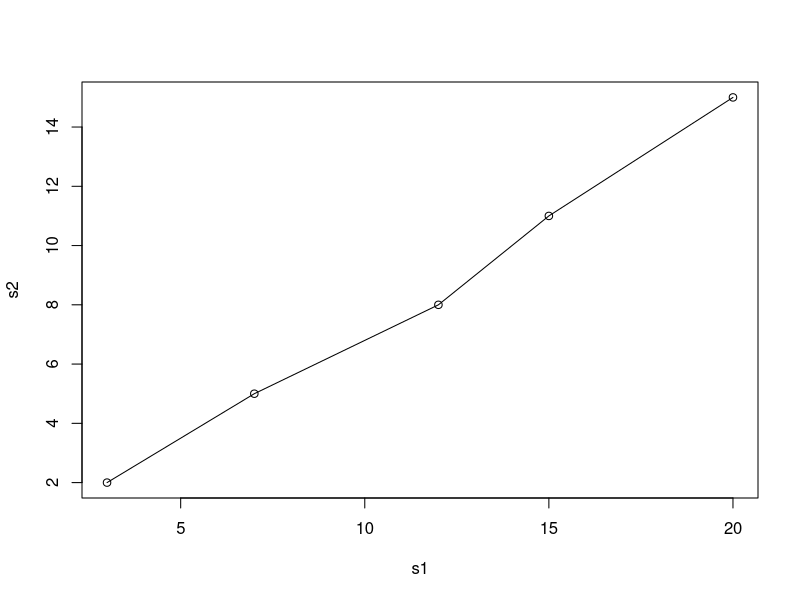
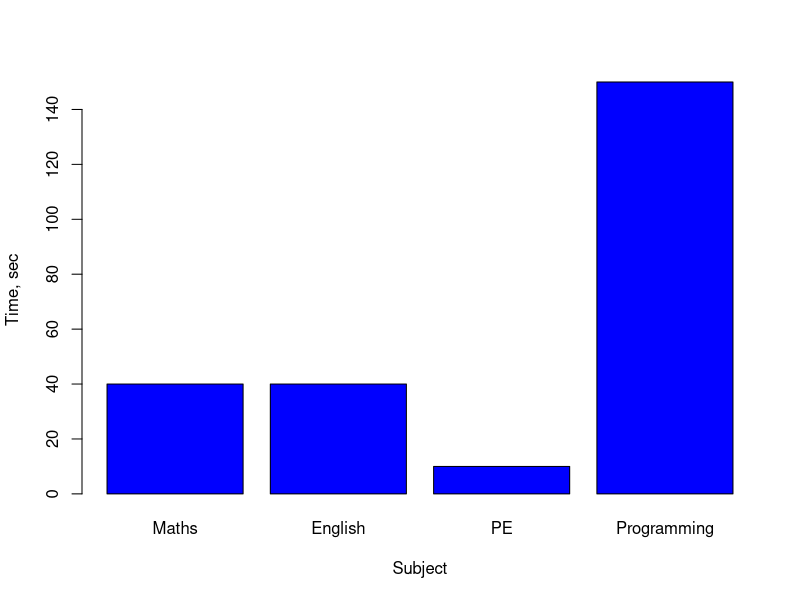

Write the R code that produced these figures, in order.
# Посчитать
1234+4567
29-45
325/25
56*12
11*11

# Умножьте 11111111 само на себя. Теперь умножьте на 1111111?. О чём говрит ошибка?
111*111
1111111*1111111
# Форматы не совпадают

options(digits=14)
1111111*1111111

# Найдите площади примоугольников с длинами (3,7,12,15, 20) и ширинами (2, 5,8,11,15)
s1 <- c(3, 7, 12, 15, 20)
s2 <- c(2, 5, 8, 11, 15)
s1 * s2

# Постройте график этих длин и ширин
plot(s1, s2)
lines(s1, s2)

# Первокурсник Вася тратит очень мног овремени на домашнюю работу. 40 минут на математику, 40 на английский, 10 на физкультуру и 150 минут на программирование. Постройте график.
agenda <-c("Maths" = 40, "English"= 40,"PE" = 10, "Programming" = 150)
barplot(agenda, xlab="Subject", ylab="Time, sec", col="blue")

# Напитки разливаются вручную в банки по 455 мл, количество налитого нормально распределено со средним значением 450 мл. и стандартным отклонением 4 мл. Чтобы смоделировать количество разлитого в 5 банок напишем следующий алгорим:
drinks <- rnorm(10000, mean = 450, sd = 4)
mean(drinks > 455)